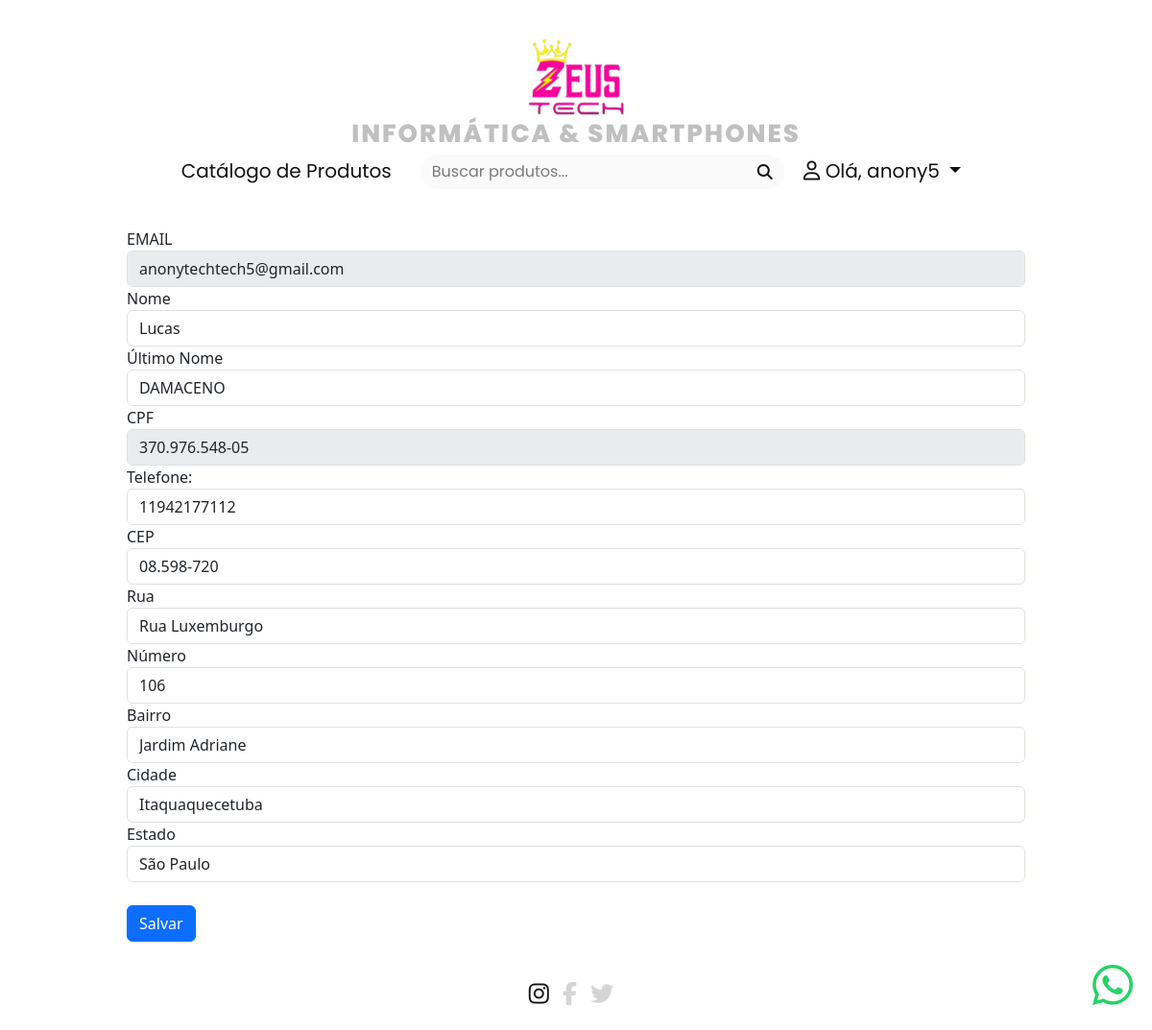
The page /UsuariosCadastroApp/minha_conta/ (signed in) on the database as committed earlier.
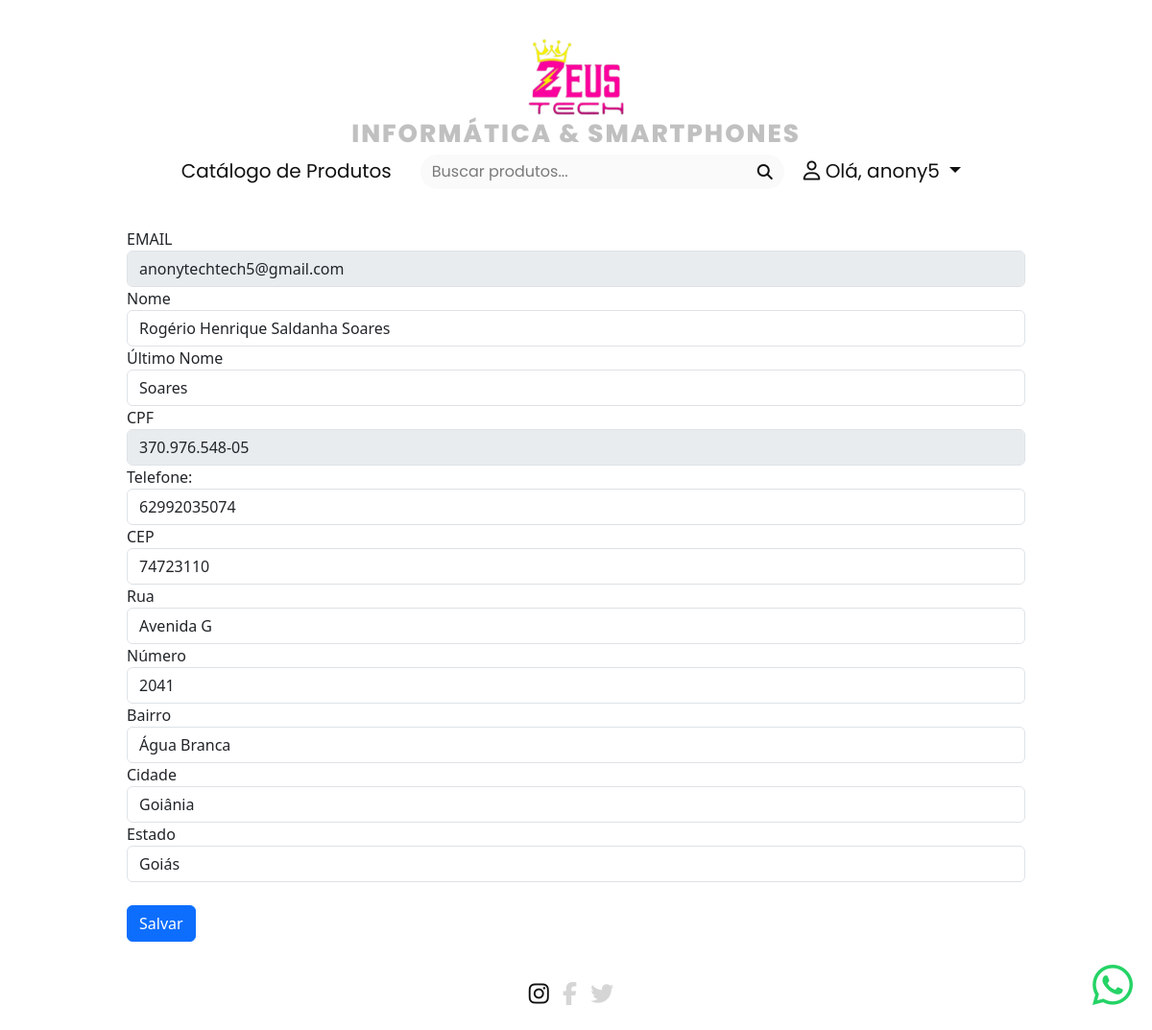
The same page on the database as committed later.
### UsuariosCadastroApp/models.py (models this page shows, shortened)
class PerfilUsuario(models.Model):
    user = models.OneToOneField(User, on_delete=models.CASCADE)
    nome = models.CharField(max_length=100)
    ultimo_nome = models.CharField(max_length=100)
    cpf = models.CharField(max_length=100)
    telefone = models.CharField(max_length=20, blank=True)
    cep = models.CharField(max_length=10)
    rua = models.CharField(max_length=255)
    numero = models.CharField(max_length=10)
    bairro = models.CharField(max_length=99)
    cidade = models.CharField(max_length=100)
    estado = models.CharField(max_length=50)

### UsuariosCadastroApp/views.py (the view)
# urls.py: path('minha_conta/', views.minha_conta, name='minha_conta'),
@login_required
def minha_conta(request):
    perfil_usuario, created = PerfilUsuario.objects.get_or_create(user=request.user)
    if request.method == 'POST':
        perfil_usuario.nome = request.POST.get('nome', perfil_usuario.nome)
        perfil_usuario.ultimo_nome = request.POST.get('ultimo_nome', perfil_usuario.ultimo_nome)
        perfil_usuario.telefone = request.POST.get('telefone', perfil_usuario.telefone)
        perfil_usuario.cep = request.POST.get('cep', perfil_usuario.cep)
        perfil_usuario.rua = request.POST.get('rua', perfil_usuario.rua)
        perfil_usuario.numero = request.POST.get('numero', perfil_usuario.numero)
        perfil_usuario.bairro = request.POST.get('bairro', perfil_usuario.bairro)
        perfil_usuario.cidade = request.POST.get('cidade', perfil_usuario.cidade)
        perfil_usuario.estado = request.POST.get('estado', perfil_usuario.estado)
        cpf = request.POST.get('cpf',perfil_usuario.cpf)
        if cpf:
            try:
                validate_cpf(cpf)  # Isso levantará uma exceção se o CPF for inválido
                perfil_usuario.cpf = cpf
            except ValidationError:
                messages.add_message(request, constants.ERROR, 'CPF inválido. Por favor, tente novamente.')
                pass
        perfil_usuario.save()
        return redirect('minha_conta')
    else:
        return render(request, 'minha_conta.html', {'perfil_usuario': perfil_usuario})

### UsuariosCadastroApp/templates/minha_conta.html (shortened to what this page needs)
{% extends 'conteudo.html' %}
{% load static %}
{% block 'principal_1' %}
<form action="{% url 'minha_conta' %}" method="post">{% csrf_token %}
    <div class="form-group">
        <label for="email">EMAIL</label>
        <input type="text" class="form-control" id="email" name="email" value="{{ user.email }}" {% if user.email %}disabled{% endif %}>
    </div>
    <div class="form-group">
        <label for="nome">Nome</label>
        <input type="text" class="form-control" id="nome" name="nome" value="{{ perfil_usuario.nome }}">
    </div>
    <div class="form-group">
        <label for="ultimo_nome">Último Nome</label>
        <input type="text" class="form-control" id="ultimo_nome" name="ultimo_nome" value="{{ perfil_usuario.ultimo_nome }}">
    </div>
    <div class="form-group">
        <label for="cpf">CPF</label>
        <input type="text" class="form-control" id="cpf" name="cpf" value="{{ perfil_usuario.cpf }}" {% if perfil_usuario.cpf %}disabled{% endif %}>
    </div>
    <div class="form-group">
        <label for="telefone">Telefone:</label>
        <input type="text" class="form-control" id="telefone" name="telefone" value="{{ perfil_usuario.telefone }}">
    </div>
    <div class="form-group">
        <label for="cep">CEP</label>
        <input type="text" class="form-control" id="cep" name="cep" value="{{ perfil_usuario.cep }}">
    </div>
    <div class="form-group">
        <label for="rua">Rua</label>
        <input type="text" class="form-control" id="rua" name="rua" value="{{ perfil_usuario.rua }}">
    </div>
    <div class="form-group">
        <label for="numero">Número</label>
        <input type="text" class="form-control" id="numero" name="numero" value="{{ perfil_usuario.numero }}">
    </div>
    <div class="form-group">
        <label for="bairro">Bairro</label>
        <input type="text" class="form-control" id="bairro" name="bairro" value="{{ perfil_usuario.bairro }}">
    </div>
    <div class="form-group">
        <label for="cidade">Cidade</label>
        <input type="text" class="form-control" id="cidade" name="cidade" value="{{ perfil_usuario.cidade }}">
    </div>
    <div class="form-group">
        <label for="estado">Estado</label>
        <input type="text" class="form-control" id="estado" name="estado" value="{{ perfil_usuario.estado }}">
    </div>
    <br>
    <button type="submit" class="btn btn-primary">Salvar</button>
</form>
{% endblock 'principal_1' %}

### templates/conteudo.html (shortened to what this page needs)
{% load static %}
<!DOCTYPE html>
<html lang="pt-br" data-bs-theme="light">
<head>
    <link href="https://cdn.jsdelivr.net/npm/bootstrap@5.3.2/dist/css/bootstrap.min.css" rel="stylesheet">
    <link rel="stylesheet" href="https://use.fontawesome.com/releases/v5.5.0/css/all.css">
    <link rel="stylesheet" type="text/css" href="{% static 'css/styles.css' %}">
    <link rel="stylesheet" href="https://cdn.jsdelivr.net/npm/bootstrap-icons@1.11.3/font/bootstrap-icons.min.css">
</head>
<body>
<header class="cabecalho">
    <div class="container-personalizado marg" >
        <a href="{% url 'produtos' %}" style="text-decoration: none;">
            <div class="d-flex justify-content-center">
            <img src="{% static 'img/zeus.png' %}" alt="ZEUS TECH" style="margin-bottom: 4px; margin-top: 40px; width: 100px; height: 100;">
            </div>
            <h5 style="margin-bottom: -8px; text-transform: uppercase; letter-spacing: 2px; color:#11111144; font-size: 26px; font-weight: 800;" class="text-center logocab">Informática & smartphones</h5>
        </a>
        <nav class="navbar sticky-top navbar-expand-lg navbar-light text-white justify-content-center" style="max-width: 90%; margin: 0 auto;">
            <div class="navbar-collapse text-center" id="navbarNav">
                <ul class="navbar-nav mx-auto">
                    <li class="nav-item {% if request.path == '/ProdutosApp/produtos/' %}active{% endif %}">
                        <a class="nav-link css-z4m310 logocab" style="font-size: 20px; font-weight: 400;" href="/ProdutosApp/produtos/">Catálogo de Produtos</a>
                    </li>
                    <form action="{% url 'produtos' %}" method="POST">{% csrf_token %}
                        <div class="container">
                            <div class="d-flex justify-content-center">
                                <div class="input-group searchbar" style="margin-top: 6px;">
                                    <input class="search_input form-control" type="text" name="buscarproduto" placeholder="Buscar produtos...">
                                    <button type="submit" class="search_button btn btn-dark"><i class="fas fa-search"></i></button>
                                </div>
                            </div>
                        </div>
                    </form>
                    {% if user.is_authenticated %}
                    <li class="nav-item dropdown">
                        <a class="nav-link dropdown-toggle css-z4m310 logocab" style="font-size: 20px; font-weight: 400;" href="#" id="navbarDropdown" role="button" data-toggle="dropdown" aria-haspopup="true" aria-expanded="false">
                            <i class="fa-regular fa-user"></i>
                            Olá, {{ user.username }}
                        </a>
                    </li>
                {% endif %}
                </ul>
            </div>
        </nav>
    </div>
</header>
<main class="conteudo">
    <section class="container-personalizado_1 container-personalizado_1_blur">
        {% block 'principal_1' %} {% endblock %}
    </section>
</main>
<footer class="rodape">
    <div class="footer-container">
        <div class="p-2 text-white text-center">
            <a class="nav-link" style="color: #111111; display: inline-block; margin-right: 10px; margin-top: 16px; font-size: 24px;" href="https://www.instagram.com"><i class="fa-brands fa-instagram"></i></a>
            <a class="nav-link" style="color: #1111112d; display: inline-block; margin-right: 10px; margin-top: 16px; font-size: 24px;"><i class="fa-brands fa-facebook-f"></i></a>
            <a class="nav-link" style="color: #1111112d; display: inline-block; margin-right: 10px; margin-top: 16px; font-size: 24px;"><i class="fa-brands fa-twitter"></i></a>
        </div>
        <div class="container-personalizado text-center logocab">
        </div>
    </div>
</footer>
<a href="https://api.whatsapp.com/send?phone=5511978367091" style="font-size: 24px;" class="whatsapp-icon">
  <i class="fab fa-whatsapp fa-2x"></i>
</a>
</body>
</html>

### templates/static/css/styles.css (style rules this page uses)
.searchbar { margin-bottom: 2%; margin-top: auto; background-color: rgba(200, 200, 200, 0.1); border-radius: 20px; }
.search_input { font-family: "Poppins", sans-serif; -webkit-font-smoothing: antialiased; -moz-osx-font-smoothing: grayscale; color: #111111; border: 0; outline: none; background: none; flex: 1; }
.search_button { border-radius: 0 20px 20px 0; color: #111111; border: none; cursor: pointer; outline: none; background-color: rgba(200, 200, 200, 0); transition: background-color 0.3s; }
::placeholder { color: #1111118c !important; }
.logocab { font-family: "Poppins", sans-serif; -webkit-font-smoothing: antialiased; -moz-osx-font-smoothing: grayscale; color: #FFFFFF; }
body { background-image: #ffffff; background-size: cover; background-repeat: no-repeat; background-attachment: fixed; }
.container-personalizado { max-width: 80%; margin: 0 auto; padding-bottom: 1%; }
.container-personalizado_1 { max-width: 80%; margin: 0 auto; background-color: #313535be; }
.container-personalizado_1_blur { padding: 1%; background-color: rgba(255, 255, 255, 0.3); backdrop-filter: blur(20px); -webkit-backdrop-filter: blur(20px); border-radius: 20px; }
.css-z4m310 { color: #111111; }
.navbar-nav .nav-item { margin-right: 10px; }
.whatsapp-icon { position: fixed; bottom: 20px; right: 20px; z-index: 1000; transition: opacity 0.3s; }
.whatsapp-icon i { color: #25D366; }

Rows that differ between the two databases and show on the page:
changed PerfilUsuario: nome "Lucas" → "Rogério Henrique Saldanha Soares"; ultimo_nome "DAMACENO" → "Soares"; telefone "11942177112" → "62992035074"; cep "08.598-720" → "74723110"; rua "Rua Luxemburgo" → "Avenida G"; numero "106" → "2041"; bairro "Jardim Adriane" → "Água Branca"; cidade "Itaquaquecetuba" → "Goiânia"; estado "São Paulo" → "Goiás"
